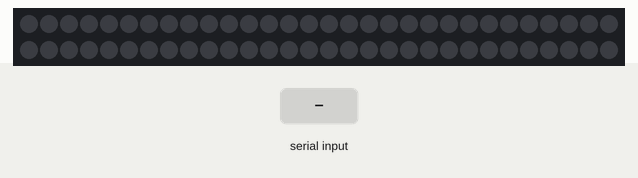
Simulated run of this sketch. Board: Arduino Uno, built with avr-gcc and run on an emulated ATmega328P. On the bench: 60 RGB LEDs in strip order, left to right, continuing on the next row. The inputs (shaded band) are chosen by the test bench. Dim RGB values are drawn brighter than linear.

Above: at 1.2 s.
1.3 s: "red" received over Serial
At 1.84 s:
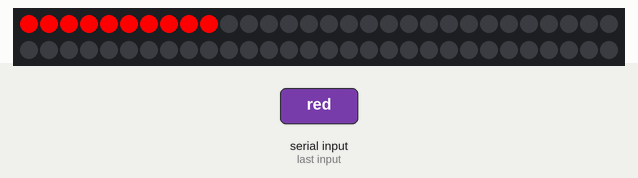
3.0 s: "green" received over Serial
At 5.0 s:
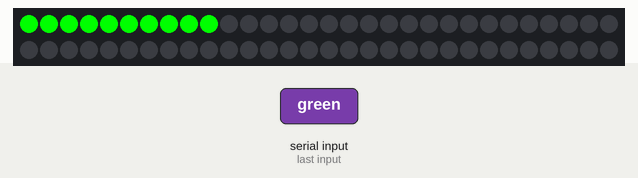
6.0 s: "blue" received over Serial
At 8.17 s:
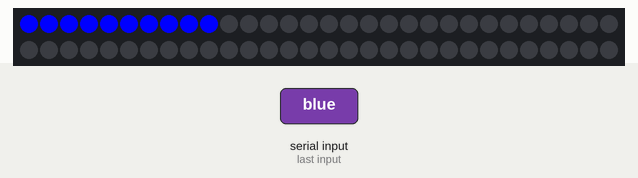
9.0 s: "rainbow" received over Serial
At 11.24 s:
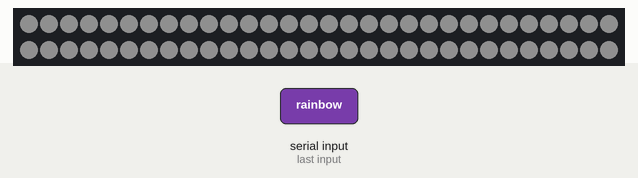

Measured:
- after the input at 1.3 s, the LEDs: first change after 0.07 s (image 1 shows a later state)
- after the input at 3.0 s, the LEDs: first differ from a run without the input after 1.5 s (image 2 shows a later state)
- after the input at 6.0 s, the LEDs: first differ from a run without the input after 1.7 s (image 3 shows a later state)

The sketch:

Neopixel_Strip.ino
```cpp
#include <Adafruit_NeoPixel.h>

const int stripCount = 60;
const int stripPin = 8;
const int pot = A5;

Adafruit_NeoPixel strip = Adafruit_NeoPixel(stripCount, stripPin, NEO_GRB + NEO_KHZ800);

void setup() {
  strip.begin();
  strip.clear();
  strip.show();

  Serial.begin(9600);
  Serial.setTimeout(10);
}

void loop() {
  while (!Serial.available()){}
  strip.clear();
  String x = Serial.readString();

  if (x == "red"){
    strip.clear();
    for (int i = 0; i < stripCount; i++){
      strip.setPixelColor(i, 255, 0, 0);
      delay(50);
      strip.show();
    }
  }
  else if (x == "green"){
    strip.clear();
    for (int i = 0; i < stripCount; i++){
      strip.setPixelColor(i, 0, 255, 0);
      delay(50);
      strip.show();
    }
  }
  else if (x == "blue"){
    strip.clear();
    for (int i = 0; i < stripCount; i++){
      strip.setPixelColor(i, 0, 0, 255);
      delay(50);
      strip.show();
    }
  }
  else if (x == "rainbow"){
    for (int i = 0; i < 3000; i++){
      forEachPixel(i, i, i);
      delay(16.7);
    }
  }
  else{
    for (int i = 0; i < x.toInt(); i++){
      strip.setPixelColor(i, 255, 255, 255);
    }
    strip.show();
  }
  // strip.clear();
  // for (int i = 0; i < map(analogRead(pot), 0, 1023, 0, stripCount); i++){
  //   strip.setPixelColor(i, 255, 255, 255);
  // }
  // strip.show();
}

void forEachPixel(int red, int green, int blue){
  for (int i = 0; i < stripCount; i++){
    strip.setPixelColor(i, red, green, blue);
  }
  strip.show();


}
```
